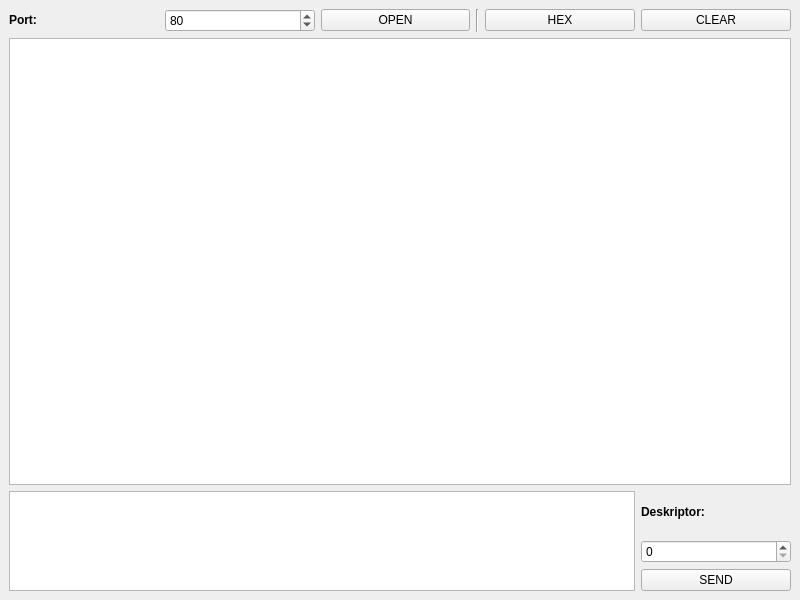
<?xml version="1.0" encoding="UTF-8"?>
<ui version="4.0">
 <class>MainWindow</class>
 <widget class="QMainWindow" name="MainWindow">
  <property name="geometry">
   <rect>
    <x>0</x>
    <y>0</y>
    <width>800</width>
    <height>600</height>
   </rect>
  </property>
  <property name="windowTitle">
   <string>MainWindow</string>
  </property>
  <widget class="QWidget" name="centralwidget">
   <layout class="QGridLayout" name="gridLayout">
    <item row="0" column="2">
     <widget class="QPushButton" name="connectB">
      <property name="text">
       <string>OPEN</string>
      </property>
      <property name="checkable">
       <bool>false</bool>
      </property>
      <property name="flat">
       <bool>false</bool>
      </property>
     </widget>
    </item>
    <item row="0" column="4">
     <widget class="QPushButton" name="hexB">
      <property name="text">
       <string>HEX</string>
      </property>
      <property name="checkable">
       <bool>true</bool>
      </property>
     </widget>
    </item>
    <item row="0" column="5">
     <widget class="QPushButton" name="clearB">
      <property name="text">
       <string>CLEAR</string>
      </property>
     </widget>
    </item>
    <item row="0" column="0">
     <widget class="QLabel" name="label">
      <property name="text">
       <string>&lt;b&gt;Port:&lt;/b&gt;</string>
      </property>
     </widget>
    </item>
    <item row="0" column="1">
     <widget class="QSpinBox" name="portBox">
      <property name="minimum">
       <number>1</number>
      </property>
      <property name="maximum">
       <number>65535</number>
      </property>
      <property name="value">
       <number>80</number>
      </property>
     </widget>
    </item>
    <item row="0" column="3">
     <widget class="Line" name="line">
      <property name="orientation">
       <enum>Qt::Vertical</enum>
      </property>
     </widget>
    </item>
    <item row="1" column="0" colspan="6">
     <widget class="QTextBrowser" name="logBox"/>
    </item>
    <item row="2" column="5">
     <layout class="QVBoxLayout" name="verticalLayout">
      <item>
       <widget class="QLabel" name="label_2">
        <property name="text">
         <string>&lt;html&gt;&lt;head/&gt;&lt;body&gt;&lt;p&gt;&lt;span style=&quot; font-weight:600;&quot;&gt;Deskriptor:&lt;/span&gt;&lt;/p&gt;&lt;/body&gt;&lt;/html&gt;</string>
        </property>
       </widget>
      </item>
      <item>
       <widget class="QSpinBox" name="descriptorBox">
        <property name="maximum">
         <number>65535</number>
        </property>
       </widget>
      </item>
      <item>
       <widget class="QPushButton" name="sendB">
        <property name="text">
         <string>SEND</string>
        </property>
       </widget>
      </item>
     </layout>
    </item>
    <item row="2" column="0" colspan="5">
     <widget class="QPlainTextEdit" name="sendTextBox">
      <property name="minimumSize">
       <size>
        <width>0</width>
        <height>100</height>
       </size>
      </property>
      <property name="maximumSize">
       <size>
        <width>16777215</width>
        <height>100</height>
       </size>
      </property>
      <property name="plainText">
       <string/>
      </property>
      <property name="placeholderText">
       <string>Response</string>
      </property>
     </widget>
    </item>
   </layout>
  </widget>
  <widget class="QMenuBar" name="menubar">
   <property name="geometry">
    <rect>
     <x>0</x>
     <y>0</y>
     <width>800</width>
     <height>26</height>
    </rect>
   </property>
  </widget>
 </widget>
 <resources/>
 <connections/>
</ui>
